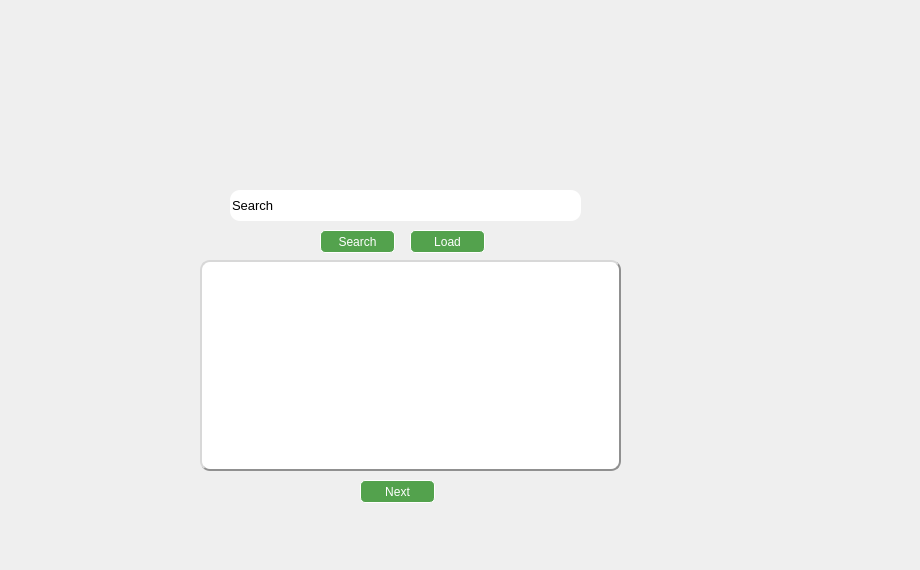
    <widget class="QWidget" name="search_page">
     <widget class="QLabel" name="bg_img_5">
      <property name="geometry">
       <rect>
        <x>-10</x>
        <y>0</y>
        <width>911</width>
        <height>561</height>
       </rect>
      </property>
      <property name="text">
       <string/>
      </property>
      <property name="pixmap">
       <pixmap>../imgs/bg_img.png</pixmap>
      </property>
      <property name="scaledContents">
       <bool>true</bool>
      </property>
     </widget>
     <widget class="QLineEdit" name="lineEdit">
      <property name="geometry">
       <rect>
        <x>230</x>
        <y>190</y>
        <width>351</width>
        <height>31</height>
       </rect>
      </property>
      <property name="font">
       <font>
        <family>Segoe UI</family>
        <pointsize>10</pointsize>
       </font>
      </property>
      <property name="statusTip">
       <string>Enter Search</string>
      </property>
      <property name="styleSheet">
       <string notr="true">background-color: rgb(255, 255, 255);
border-color: rgb(231, 231, 231);
border-radius: 10px;
</string>
      </property>
      <property name="text">
       <string>Search</string>
      </property>
     </widget>
     <widget class="QPushButton" name="load_button">
      <property name="geometry">
       <rect>
        <x>410</x>
        <y>230</y>
        <width>75</width>
        <height>23</height>
       </rect>
      </property>
      <property name="focusPolicy">
       <enum>Qt::ClickFocus</enum>
      </property>
      <property name="statusTip">
       <string>Load History</string>
      </property>
      <property name="styleSheet">
       <string notr="true">background-color: rgb(83, 162, 77);
selection-background-color: rgb(255, 255, 255);
border-style: outset;
border-color: rgb(255, 255, 255);
border-width: 1px;
border-radius: 5px;
color: rgb(255, 255, 255);
</string>
      </property>
      <property name="text">
       <string>Load</string>
      </property>
      <property name="shortcut">
       <string>Return</string>
      </property>
      <property name="checkable">
       <bool>false</bool>
      </property>
     </widget>
     <widget class="QPushButton" name="search_button">
      <property name="geometry">
       <rect>
        <x>320</x>
        <y>230</y>
        <width>75</width>
        <height>23</height>
       </rect>
      </property>
      <property name="focusPolicy">
       <enum>Qt::ClickFocus</enum>
      </property>
      <property name="statusTip">
       <string>Send Search</string>
      </property>
      <property name="styleSheet">
       <string notr="true">background-color: rgb(83, 162, 77);
selection-background-color: rgb(255, 255, 255);
border-style: outset;
border-color: rgb(255, 255, 255);
border-width: 1px;
border-radius: 5px;
color: rgb(255, 255, 255);
</string>
      </property>
      <property name="text">
       <string>Search</string>
      </property>
      <property name="checkable">
       <bool>false</bool>
      </property>
     </widget>
     <widget class="QTableView" name="tableView">
      <property name="geometry">
       <rect>
        <x>200</x>
        <y>260</y>
        <width>421</width>
        <height>211</height>
       </rect>
      </property>
      <property name="statusTip">
       <string>Search Results</string>
      </property>
      <property name="styleSheet">
       <string notr="true">background-color: rgb(255, 255, 255);
border-color: rgb(144, 144, 144);
border-width: 2px;
border-style: outset;
border-radius: 10px;
</string>
      </property>
      <property name="verticalScrollMode">
       <enum>QAbstractItemView::ScrollPerPixel</enum>
      </property>
      <property name="horizontalScrollMode">
       <enum>QAbstractItemView::ScrollPerPixel</enum>
      </property>
      <property name="showGrid">
       <bool>false</bool>
      </property>
      <property name="sortingEnabled">
       <bool>true</bool>
      </property>
      <property name="cornerButtonEnabled">
       <bool>false</bool>
      </property>
     </widget>
     <widget class="QPushButton" name="next_button">
      <property name="geometry">
       <rect>
        <x>360</x>
        <y>480</y>
        <width>75</width>
        <height>23</height>
       </rect>
      </property>
      <property name="focusPolicy">
       <enum>Qt::ClickFocus</enum>
      </property>
      <property name="statusTip">
       <string>Next Page</string>
      </property>
      <property name="styleSheet">
       <string notr="true">background-color: rgb(83, 162, 77);
selection-background-color: rgb(255, 255, 255);
border-style: outset;
border-color: rgb(255, 255, 255);
border-width: 1px;
border-radius: 5px;
color: rgb(255, 255, 255);
</string>
      </property>
      <property name="text">
       <string>Next</string>
      </property>
      <property name="shortcut">
       <string>Right</string>
      </property>
      <property name="checkable">
       <bool>false</bool>
      </property>
     </widget>
    </widget>
